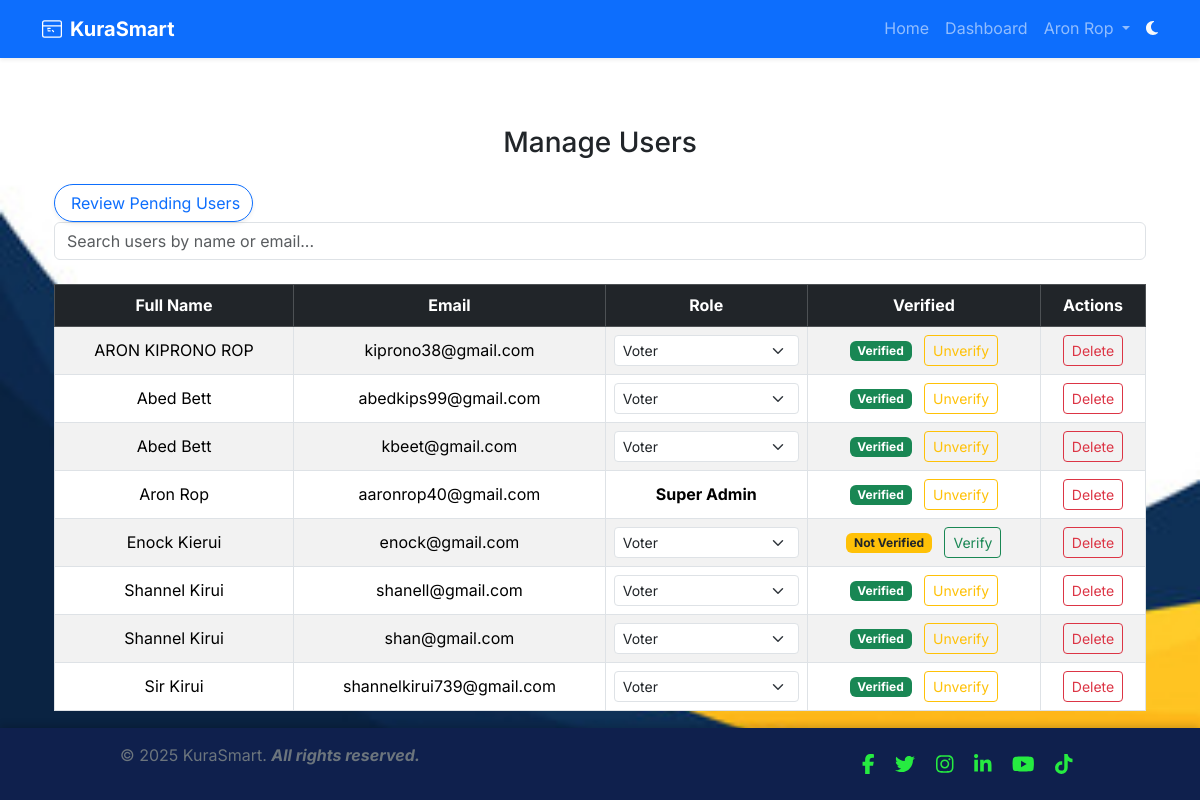
The page /admin/manage-users (signed in) on the database as committed earlier.
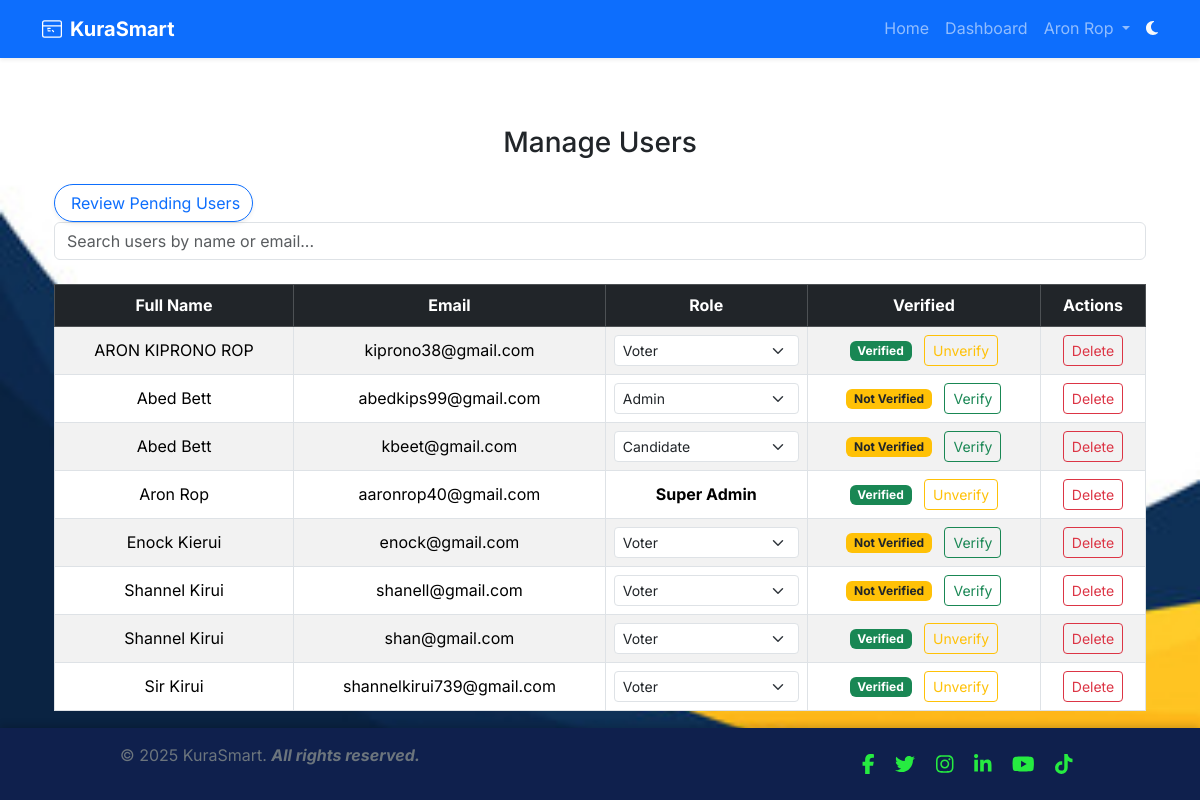
The same page on the database as committed later.
### app/models.py (models this page shows, shortened)
class User(db.Model, UserMixin):
    __tablename__ = 'users'
    id = db.Column(db.Integer, primary_key=True)
    email = db.Column(db.String(120), unique=True, nullable=False, index=True)
    full_name = db.Column(db.String(120), nullable=False)
    username = db.Column(db.String(80), unique=True, nullable=True)  # Informal only
    password_hash = db.Column(db.String(128), nullable=False)
    voting_type = db.Column(db.String(10), nullable=False, default="informal")  # 'formal' or 'informal'
    national_id = db.Column(db.String(20), unique=True, nullable=True)
    dob = db.Column(db.Date, nullable=True)
    gender = db.Column(db.String(10), nullable=True)
    county = db.Column(db.String(100), nullable=True)
    sub_county = db.Column(db.String(100), nullable=True)
    division = db.Column(db.String(100), nullable=True)
    location = db.Column(db.String(100), nullable=True)
    sub_location = db.Column(db.String(100), nullable=True)
    profile_image_url = db.Column(db.String(255), nullable=True)
    is_verified = db.Column(db.Boolean, default=False, index=True)
    is_superadmin = db.Column(db.Boolean, default=False)
    role = db.Column(db.Enum(UserRole), default=UserRole.voter, nullable=False, index=True)
    created_at = db.Column(db.DateTime, default=datetime.utcnow)
    candidates = db.relationship('Candidate', back_populates='user', lazy='dynamic')
    verification_requests = db.relationship('VerificationRequest', back_populates='user', lazy='dynamic')
    votes = db.relationship('Vote', back_populates='voter', lazy='dynamic')

### app/routes/web_auth.py (the view, shortened to what this page needs)
@admin_web_bp.route('/manage-users', methods=['GET'])
@login_required
def manage_users():
    search = request.args.get('search', '', type=str)
    page = request.args.get('page', 1, type=int)
    per_page = 10
    query = User.query
    pagination = query.order_by(User.full_name).paginate(page=page, per_page=per_page, error_out=False)
    users = pagination.items
    return render_template('admin/manage_users.html',
                           users=users,
                           pagination=pagination,
                           search=search)

### app/context_processors.py (called while the page is built)
def inject_unread_notifs():
    if current_user.is_authenticated:
        count = Notification.query.filter_by(read=False).count()
    else:
        count = 0
    return {'unread_count': count}

### app/templates/admin/manage_users.html (shortened to what this page needs)
{% extends "base.html" %}
{% block content %}
<div class="container mt-5">
  <h3 class="text-center mb-4">
     Manage Users
  </h3>
  <a href="{{ url_for('admin_web.pending_users') }}" class="btn btn-outline-primary rounded-pill shadow-sm">
   Review Pending Users
</a>
  <form method="GET" action="{{ url_for('admin_web.manage_users') }}" class="mb-4">
    <input
      type="text" name="search"
      class="form-control"
      placeholder="Search users by name or email..."
      value="{{ search or '' }}"
    >
  </form>
  <div class="table-responsive">
    <table class="table table-bordered table-striped text-center align-middle">
      <thead class="table-dark">
        <tr>
          <th>Full Name</th>
          <th>Email</th>
          <th>Role</th>
          <th>Verified</th>
          <th>Actions</th>
        </tr>
      </thead>
      <tbody>
        {% for user in users %}
        <tr>
          <td>{{ user.full_name }}</td>
          <td>{{ user.email }}</td>
          <td>
            {% if user.role.value != 'super_admin' %}
              <form method="POST" action="{{ url_for('admin_web.update_user_role', user_id=user.id) }}">
                <select id="role-{{ user.id }}" name="role"
                  class="form-select form-select-sm"
                  onchange="this.form.submit()"
                  title="Change user role"
                >
                  {% for role_val in ['voter', 'candidate', 'admin', 'super_admin'] %}
                    <option value="{{ role_val }}" {% if user.role.value == role_val %}selected{% endif %}>
                      {{ role_val.replace('_', ' ').title() }}
                    </option>
                  {% endfor %}
                </select>
              </form>
            {% else %}
              <span class="fw-bold">Super Admin</span>
            {% endif %}
          </td>
          <td>
            {% if user.is_verified %}
              <span class="badge bg-success">Verified</span>
              {% if current_user.is_super_admin %}
                <form method="POST"
                      action="{{ url_for('admin_web.unverify_user', user_id=user.id) }}"
                      class="d-inline ms-2"
                      onsubmit="return confirm('Unverify {{ user.full_name }}?');">
                  <button type="submit" class="btn btn-sm btn-outline-warning">Unverify</button>
                </form>
              {% endif %}
            {% else %}
              <span class="badge bg-warning text-dark">Not Verified</span>
              {% if current_user.is_super_admin %}
                <form method="POST"
                      action="{{ url_for('admin_web.verify_user', user_id=user.id) }}"
                      class="d-inline ms-2"
                      onsubmit="return confirm('Verify {{ user.full_name }}?');">
                  <button type="submit" class="btn btn-sm btn-outline-success">Verify</button>
                </form>
              {% endif %}
            {% endif %}
          </td>
          <td>
            {% if current_user.is_super_admin %}
              <form method="POST" action="{{ url_for('admin_web.delete_user', user_id=user.id) }}"
                    onsubmit="return confirm('Are you sure you want to delete {{ user.full_name }}?');">
                <button type="submit" class="btn btn-sm btn-outline-danger">Delete</button>
              </form>
            {% else %}
              <span class="text-muted">Restricted</span>
            {% endif %}
          </td>
        </tr>
        {% endfor %}
      </tbody>
    </table>
  </div>
</div>
{% endblock %}

### app/templates/base.html (shortened to what this page needs)
<!DOCTYPE html>
<html lang="en" data-bs-theme="auto">
<head>
    <link rel="stylesheet" href="https://cdn.jsdelivr.net/npm/bootstrap@5.3.3/dist/css/bootstrap.min.css">
    <link rel="stylesheet" href="https://cdn.jsdelivr.net/npm/aos@2.3.4/dist/aos.css">
    <link rel="stylesheet" href="{{ url_for('static', filename='css/main.css') }}">
</head>
<body class="text-dark d-flex flex-column min-vh-100"
      style="font-family: 'Inter', sans-serif; line-height: 1.6; background: url('/static/img/rr.jpg') no-repeat center center; background-size: cover;">
    <nav class="navbar navbar-expand-lg navbar-dark bg-primary sticky-top shadow-sm">
        <div class="container">
            <a class="navbar-brand fw-bold d-flex align-items-center gap-2" href="{{ url_for('main.index') }}">
                KuraSmart
              </a>
            <div class="collapse navbar-collapse" id="navCollapse">
                <ul class="navbar-nav ms-auto mb-2 mb-lg-0">
                    <li class="nav-item">
                        <a class="nav-link {% if request.endpoint == 'main.index' %}active{% endif %}" href="{{ url_for('main.index') }}">Home</a>
                    </li>
                    {% if current_user.is_authenticated %}
                        <li class="nav-item">
                            <a class="nav-link {% if request.endpoint == 'dashboard.dashboard' %}active{% endif %}" href="{{ url_for('dashboard.dashboard') }}">Dashboard</a>
                        </li>
                        <li class="nav-item dropdown">
                            <a class="nav-link dropdown-toggle" href="#" id="userMenu" role="button" data-bs-toggle="dropdown">
                                {{ current_user.full_name }}
                            </a>
                        </li>
                    {% endif %}
                </ul>
                <span id="theme-toggle" class="text-light ms-2" title="Toggle theme" style="cursor: pointer;">
                    <i class="fas fa-moon"></i>
                  </span>
            </div>
        </div>
    </nav>
    <main class="container py-1 flex-grow-1">
        {% block content %}{% endblock %}
    </main>
<footer class="sticky-footer">
    <div class="footer-container">
      <p>&copy; 2025 KuraSmart. <i class="fw-bold">All rights reserved.</i></p>
      <div class="social-icons">
        <a href="https://www.facebook.com/home.php" aria-label="Facebook"><i class="fab fa-facebook-f"></i></a>
        <a href="https://x.com/?lang=en" aria-label="Twitter"><i class="fab fa-twitter"></i></a>
        <a href="https://www.instagram.com/#reactivated" aria-label="Instagram"><i class="fab fa-instagram"></i></a>
        <a href="https://www.linkedin.com" aria-label="LinkedIn"><i class="fab fa-linkedin-in"></i></a>
        <a href="https://www.youtube.com" aria-label="YouTube"><i class="fab fa-youtube"></i></a>
        <a href="https://www.tiktok.com" aria-label="TikTok"><i class="fab fa-tiktok"></i></a>
      </div>
    </div>
  </footer>
  <link
    rel="stylesheet"
    href="https://cdnjs.cloudflare.com/ajax/libs/font-awesome/6.5.0/css/all.min.css"
  />
</body>
</html>

### app/css/main.css (style rules this page uses)
body { font-family: 'Inter', sans-serif; }
footer p { color: #6c757d; }

### app/templates/base.html (style rules this page uses)
body { margin: 0; padding-bottom: 60px; font-family: Arial, sans-serif; }
.sticky-footer { position: fixed; bottom: 0; width: 100%; background-color: #0f204d; color: white; text-align: left; padding: 15px 10px; box-shadow: 0 -2px 8px rgba(0,0,0,0.2); z-index: 999; }
.footer-container { display: flex; flex-direction: column; align-items: center; gap: 10px; }
.social-icons a { margin: 0 8px; color: #26eb41; text-decoration: none; font-size: 20px; transition: color 0.3s ease; }
@media (min-width: 600px) { .footer-container { flex-direction: row; justify-content: space-between; max-width: 1000px; margin: 0 auto; padding: 0 20px; } }

Rows that differ between the two databases and show on the page:
changed User "abedkips99@gmail.com": role "Voter" → "Admin"; is_verified "Verified Unverify" → "Not Verified Verify"
changed User "kbeet@gmail.com": role "Voter" → "Candidate"; is_verified "Verified Unverify" → "Not Verified Verify"
changed User "shanell@gmail.com": is_verified "Verified Unverify" → "Not Verified Verify"
